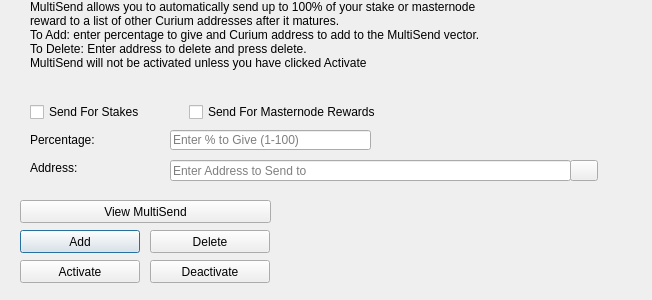
<?xml version="1.0" encoding="UTF-8"?>
<ui version="4.0">
 <class>MultiSendDialog</class>
 <widget class="QDialog" name="MultiSendDialog">
  <property name="windowModality">
   <enum>Qt::NonModal</enum>
  </property>
  <property name="geometry">
   <rect>
    <x>0</x>
    <y>0</y>
    <width>652</width>
    <height>300</height>
   </rect>
  </property>
  <property name="windowTitle">
   <string>MultiSend</string>
  </property>
  <widget class="QLineEdit" name="multiSendPercentEdit">
   <property name="geometry">
    <rect>
     <x>170</x>
     <y>130</y>
     <width>201</width>
     <height>20</height>
    </rect>
   </property>
   <property name="toolTip">
    <string>Enter whole numbers 1 - 100</string>
   </property>
   <property name="placeholderText">
    <string>Enter % to Give (1-100)</string>
   </property>
  </widget>
  <widget class="QLineEdit" name="multiSendAddressEdit">
   <property name="geometry">
    <rect>
     <x>170</x>
     <y>160</y>
     <width>401</width>
     <height>21</height>
    </rect>
   </property>
   <property name="toolTip">
    <string/>
   </property>
   <property name="placeholderText">
    <string>Enter Address to Send to</string>
   </property>
  </widget>
  <widget class="QLabel" name="label_2">
   <property name="geometry">
    <rect>
     <x>30</x>
     <y>0</y>
     <width>451</width>
     <height>121</height>
    </rect>
   </property>
   <property name="lineWidth">
    <number>1</number>
   </property>
   <property name="text">
    <string>MultiSend allows you to automatically send up to 100% of your stake or masternode reward to a list of other Curium addresses after it matures.
To Add: enter percentage to give and Curium address to add to the MultiSend vector.
To Delete: Enter address to delete and press delete.
MultiSend will not be activated unless you have clicked Activate</string>
   </property>
   <property name="alignment">
    <set>Qt::AlignLeading|Qt::AlignLeft|Qt::AlignTop</set>
   </property>
   <property name="wordWrap">
    <bool>true</bool>
   </property>
  </widget>
  <widget class="QLabel" name="message">
   <property name="geometry">
    <rect>
     <x>290</x>
     <y>200</y>
     <width>351</width>
     <height>91</height>
    </rect>
   </property>
   <property name="text">
    <string/>
   </property>
  </widget>
  <widget class="QPushButton" name="addButton">
   <property name="geometry">
    <rect>
     <x>20</x>
     <y>230</y>
     <width>120</width>
     <height>23</height>
    </rect>
   </property>
   <property name="toolTip">
    <string/>
   </property>
   <property name="statusTip">
    <string>Add to MultiSend Vector</string>
   </property>
   <property name="text">
    <string>Add</string>
   </property>
  </widget>
  <widget class="QPushButton" name="disableButton">
   <property name="geometry">
    <rect>
     <x>150</x>
     <y>260</y>
     <width>120</width>
     <height>23</height>
    </rect>
   </property>
   <property name="statusTip">
    <string>Deactivate MultiSend</string>
   </property>
   <property name="text">
    <string>Deactivate</string>
   </property>
  </widget>
  <widget class="QPushButton" name="addressBookButton">
   <property name="geometry">
    <rect>
     <x>570</x>
     <y>160</y>
     <width>28</width>
     <height>21</height>
    </rect>
   </property>
   <property name="toolTip">
    <string>Choose an address from the address book</string>
   </property>
   <property name="text">
    <string/>
   </property>
   <property name="icon">
    <iconset resource="../curium.qrc">
     <normaloff>:/icons/address-book</normaloff>:/icons/address-book</iconset>
   </property>
   <property name="shortcut">
    <string>Alt+A</string>
   </property>
   <property name="autoDefault">
    <bool>false</bool>
   </property>
  </widget>
  <widget class="QLabel" name="label">
   <property name="geometry">
    <rect>
     <x>30</x>
     <y>130</y>
     <width>121</width>
     <height>20</height>
    </rect>
   </property>
   <property name="toolTip">
    <string>Percentage of stake to send</string>
   </property>
   <property name="text">
    <string>Percentage:</string>
   </property>
  </widget>
  <widget class="QLabel" name="label_5">
   <property name="geometry">
    <rect>
     <x>30</x>
     <y>160</y>
     <width>111</width>
     <height>16</height>
    </rect>
   </property>
   <property name="toolTip">
    <string>Address to send portion of stake to</string>
   </property>
   <property name="text">
    <string>Address:</string>
   </property>
  </widget>
  <widget class="QPushButton" name="deleteButton">
   <property name="geometry">
    <rect>
     <x>150</x>
     <y>230</y>
     <width>120</width>
     <height>23</height>
    </rect>
   </property>
   <property name="toolTip">
    <string/>
   </property>
   <property name="statusTip">
    <string>Delete Address From MultiSend Vector</string>
   </property>
   <property name="text">
    <string>Delete</string>
   </property>
  </widget>
  <widget class="QPushButton" name="activateButton">
   <property name="geometry">
    <rect>
     <x>20</x>
     <y>260</y>
     <width>120</width>
     <height>23</height>
    </rect>
   </property>
   <property name="statusTip">
    <string>Activate MultiSend</string>
   </property>
   <property name="text">
    <string>Activate</string>
   </property>
  </widget>
  <widget class="QPushButton" name="viewButton">
   <property name="geometry">
    <rect>
     <x>20</x>
     <y>200</y>
     <width>251</width>
     <height>23</height>
    </rect>
   </property>
   <property name="toolTip">
    <string/>
   </property>
   <property name="statusTip">
    <string>View MultiSend Vector</string>
   </property>
   <property name="text">
    <string>View MultiSend</string>
   </property>
  </widget>
  <widget class="QWidget" name="horizontalLayoutWidget">
   <property name="geometry">
    <rect>
     <x>30</x>
     <y>100</y>
     <width>351</width>
     <height>24</height>
    </rect>
   </property>
   <layout class="QHBoxLayout" name="horizontalLayout">
    <item>
     <widget class="QCheckBox" name="multiSendStakeCheckBox">
      <property name="text">
       <string>Send For Stakes</string>
      </property>
     </widget>
    </item>
    <item>
     <widget class="QCheckBox" name="multiSendMasternodeCheckBox">
      <property name="text">
       <string>Send For Masternode Rewards</string>
      </property>
     </widget>
    </item>
   </layout>
  </widget>
 </widget>
 <resources>
  <include location="../curium.qrc"/>
 </resources>
 <connections/>
</ui>
